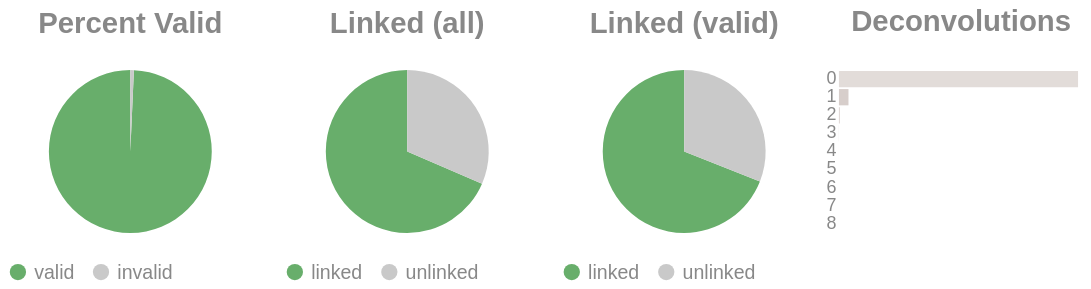

The notebook cell saved with this chart:
### Code cell
if SKIPLR:
    pass
else:
    clash = Counter()
    for i in valids['molecule'].to_list():
        _mol = i.split("-")
        if len(_mol) == 1:
            clash.update('0')
        else:
            clash.update(_mol[-1])

    _d = {"deconvolutions": [], 'count': []}
    for k,v in clash.items():
        _d['deconvolutions'].append(k)
        _d['count'].append(v)

    tot_valid = valids['reads'].sum()
    mask = valids['reads'] >= 2
    n_linked_reads = valids.filter(mask)['reads'].sum()
    if n_linked_reads == 0:
        print_html("No linked molecules (>=2 reads) were detected; skipping linked-only distributions.")
        SKIPLR = True
    else:
        perc_valid = round(tot_valid / n_reads, 4)
        linked_perc_abs = round(n_linked_reads / n_reads, 4)
        linked_perc = round(n_linked_reads / tot_valid, 4)

    _valid = pl.DataFrame({"valids": ['valid', 'invalid'], "count": [tot_valid, n_reads - tot_valid]})
    _linked_abs = pl.DataFrame({"linked (absolute)": ['linked', 'unlinked'], "count": [n_linked_reads, n_reads - n_linked_reads]})
    _linked_rel = pl.DataFrame({"linked (valids)": ['linked', 'unlinked'], "count": [n_linked_reads, tot_valid - n_linked_reads]})

    (
        alt.hconcat(
            piechart(_valid, goodval = 'valid', title = "Percent Valid"),
            piechart(_linked_abs, goodval = "linked", title =  "Linked (all)"),
            piechart(_linked_rel, goodval = "linked", title =  "Linked (valid)"),
            convolutionbar(pl.DataFrame(_d), title = "Deconvolutions"),
            center = True,
            bounds = 'flush'
        )
        .resolve_scale(color='independent')
        .resolve_legend('independent')
        .properties(usermeta={'embedOptions': {"actions": False}})
    ).display()

### Figure 1 — Vega-Lite specification as saved in the notebook (floating-point values rounded to 4 significant figures)
{"width": "container", "height": 400, "config": {"title": {"anchor": "start", "dy": -15, "fontSize": 18, "color": "#888888", "subtitleColor": "#888888", "subtitleFontSize": 14}, "arc": {"fill": "#0072B2"}, "axis": {"domainColor": "#888888", "domainWidth": 0.5, "gridWidth": 0.2, "grid": false, "titleFontWeight": 400, "titleFontSize": 15, "labelFontSize": 11, "labelColor": "#888888", "tickColor": "#888888", "tickWidth": 0.2, "titleColor": "#888888"}, "axisBand": {"grid": false}, "axisX": {"grid": true, "tickSize": 10, "domainCap": "round"}, "axisY": {"domain": false, "grid": true, "tickSize": 0, "domainCap": "round"}, "background": "transparent", "header": {"labelFontSize": 15, "labelColor": "#888888", "titleFontSize": 15, "titleFontWeight": 600, "titleColor": "#888888"}, "legend": {"labelFont": "sans-serif", "labelFontSize": 12, "labelColor": "#888888", "symbolSize": 100, "symbolType": "circle", "titleFontSize": 12, "titlePadding": 10, "titleColor": "#888888", "title": null}, "range": {"category": ["#E69F00", "#56B4E9", "#009E73", "#F0E442", "#0072B2", "#D55E00", "#CC79A7", "#000000"], "diverging": ["#cfe8f3", "#a2d4ec", "#73bfe2", "#46abdb", "#1696d2", "#12719e"]}, "area": {"fill": "#0072B2", "fillOpacity": 0.7, "line": true, "strokeOpacity": 0.7}, "line": {"color": "#0072B2", "stroke": "#0072B2", "strokeWidth": 2}, "trail": {"color": "#0072B2", "stroke": "#0072B2", "strokeWidth": 0, "size": 1}, "point": {"filled": true, "fillOpacity": 1.0, "size": 95}, "text": {"color": "#888888", "fontSize": 11, "align": "right", "fontWeight": 400, "size": 11}, "bar": {"fill": "#0072B2", "stroke": null}, "view": {"stroke": null, "continuousWidth": 660, "continuousHeight": 400}}, "hconcat": [{"data": {"name": "data-eb18a198634a766234f7aaf43b9ff8c8"}, "mark": {"type": "arc"}, "encoding": {"color": {"field": "valids", "legend": {"orient": "bottom", "title": null}, "scale": {"domain": ["valid", "invalid"], "range": ["#68ae6b", "#C9C9C9"]}, "title": "Valids", "type": "nominal"}, "theta": {"field": "count", "type": "quantitative"}, "tooltip": [{"field": "valids", "title": "Valids", "type": "ordinal"}, {"field": "percent", "format": ".2%", "title": "Percent", "type": "quantitative"}, {"field": "count", "title": "Count", "type": "quantitative"}]}, "height": 100, "title": {"text": "Percent Valid", "align": "center", "anchor": "middle"}, "transform": [{"calculate": "datum.count / 13262022", "as": "percent"}], "width": 150}, {"data": {"name": "data-994d15cd627f6829eca1bde0006d873d"}, "mark": {"type": "arc"}, "encoding": {"color": {"field": "linked (absolute)", "legend": {"orient": "bottom", "title": null}, "scale": {"domain": ["linked", "unlinked"], "range": ["#68ae6b", "#C9C9C9"]}, "title": "Linked (Absolute)", "type": "nominal"}, "theta": {"field": "count", "type": "quantitative"}, "tooltip": [{"field": "linked (absolute)", "title": "Linked (Absolute)", "type": "ordinal"}, {"field": "percent", "format": ".2%", "title": "Percent", "type": "quantitative"}, {"field": "count", "title": "Count", "type": "quantitative"}]}, "height": 100, "title": {"text": "Linked (all)", "align": "center", "anchor": "middle"}, "transform": [{"calculate": "datum.count / 13262022", "as": "percent"}], "width": 150}, {"data": {"name": "data-f6384c7289323f71379241f3d452a262"}, "mark": {"type": "arc"}, "encoding": {"color": {"field": "linked (valids)", "legend": {"orient": "bottom", "title": null}, "scale": {"domain": ["linked", "unlinked"], "range": ["#68ae6b", "#C9C9C9"]}, "title": "Linked (Valids)", "type": "nominal"}, "theta": {"field": "count", "type": "quantitative"}, "tooltip": [{"field": "linked (valids)", "title": "Linked (Valids)", "type": "ordinal"}, {"field": "percent", "format": ".2%", "title": "Percent", "type": "quantitative"}, {"field": "count", "title": "Count", "type": "quantitative"}]}, "height": 100, "title": {"text": "Linked (valid)", "align": "center", "anchor": "middle"}, "transform": [{"calculate": "datum.count / 13169012", "as": "percent"}], "width": 150}, {"data": {"name": "data-d6c605ca1fb16a79a860d6d33950a3ba"}, "mark": {"type": "bar"}, "encoding": {"color": {"field": "deconvolutions", "legend": null, "scale": {"scheme": "lightgreyred"}, "type": "nominal"}, "tooltip": [{"field": "deconvolutions", "title": "Deconvolutions", "type": "ordinal"}, {"field": "percent", "format": ".2%", "title": "Percent", "type": "quantitative"}, {"field": "count", "title": "Count", "type": "quantitative"}], "x": {"axis": null, "field": "count", "type": "quantitative"}, "y": {"field": "deconvolutions", "sort": "ascending", "title": null, "type": "nominal"}}, "height": 100, "title": {"text": "Deconvolutions", "align": "center", "anchor": "middle"}, "transform": [{"calculate": "datum.count / 6634689", "as": "percent"}], "width": 150}], "bounds": "flush", "center": true, "resolve": {"legend": {"angle": "independent"}, "scale": {"color": "independent"}}, "usermeta": {"embedOptions": {"actions": false}}, "$schema": "https://vega.github.io/schema/vega-lite/v6.1.0.json", "datasets": {"data-eb18a198634a766234f7aaf43b9ff8c8": [{"valids": "valid", "count": 13169012}, {"valids": "invalid", "count": 93010}], "data-994d15cd627f6829eca1bde0006d873d": [{"linked (absolute)": "linked", "count": 9087155}, {"linked (absolute)": "unlinked", "count": 4174867}], "data-f6384c7289323f71379241f3d452a262": [{"linked (valids)": "linked", "count": 9087155}, {"linked (valids)": "unlinked", "count": 4081857}], "data-d6c605ca1fb16a79a860d6d33950a3ba": [{"deconvolutions": "0", "count": 6361064}, {"deconvolutions": "1", "count": 253936}, {"deconvolutions": "2", "count": 17614}, {"deconvolutions": "3", "count": 1767}, {"deconvolutions": "4", "count": 241}, {"deconvolutions": "5", "count": 52}, {"deconvolutions": "6", "count": 9}, {"deconvolutions": "7", "count": 4}, {"deconvolutions": "8", "count": 2}]}}
